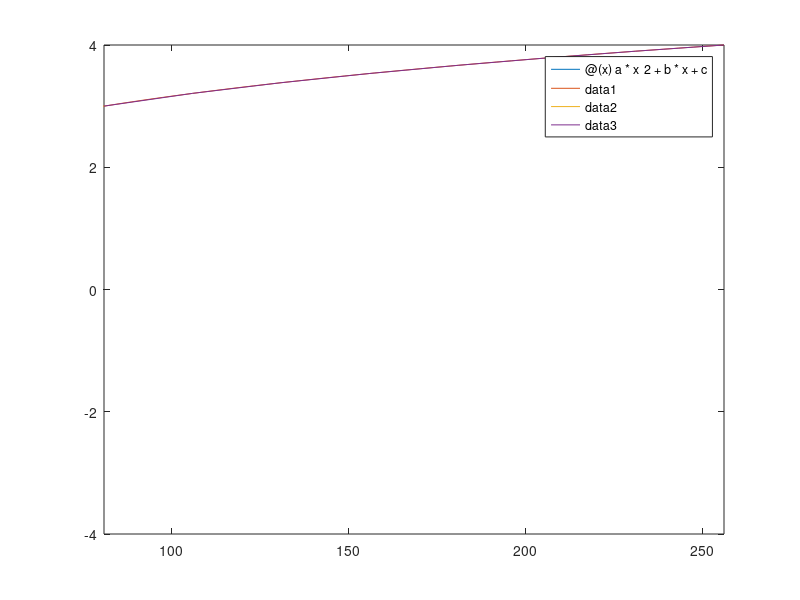

The MATLAB source for this figure:
%% 3.2
clear all
format long

x = [-1;0;1;2];
y = [-3;-3;-1;9];

% The vander function needs a matrix that has n + 1 rows and n + 1 columns.
% In this example, giving our 3x3 matris will result in a polynomial of
% the second degree
values = vander(x([1, 2, 3]))\y([1,2,3])
% Retrieve the coefficients from solution
a = values(1, 1);
b = values(2, 1);
c = values(3, 1);
% Recreate the polynomial
p = @(x) a * x^2 + b * x + c;
fplot(p, [-1, 2]);

% Test our interpolation with a known value
fprintf("Testing f(%f) should be %f was %f\n", x(1), y(1), p(x(1)));

%% 3.3

% ...?

%% 3.5
clear all
format long

x = [16; 81; 256];
y = [2; 3; 4];

f = @(x) x.^(1/4);

% Create lineatly spaced values between 16 and 81
interval_a = linspace(16, 81, 100);
% Create lineatly spaced values between 81 and 256
interval_b = linspace(81, 256, 100);

% Calculate the splines' control points by giving x and corresponding y
% values
pp_a = spline(interval_a, f(interval_a')');
pp_b = spline(interval_b, f(interval_b')');
% Create functions for later use. These uses ppval to get a value for the
% corresponding x values from the control points
s_a = @(x) ppval(pp_a, x);
s_b = @(x) ppval(pp_b, x);

hold on
fplot(f, [16, 256]);
fplot(s_a, [16, 81]);
fplot(s_b, [81, 256]);
hold off

% Test our interpolation with a known value
fprintf("Testing f(%f) should be %f was %f\n", x(1), y(1), s_a(x(1)));
fprintf("Testing f(%f) should be %f was %f\n", x(2), y(2), s_a(x(2)));
fprintf("Testing f(%f) should be %f was %f\n", x(3), y(3), s_b(x(3)));
